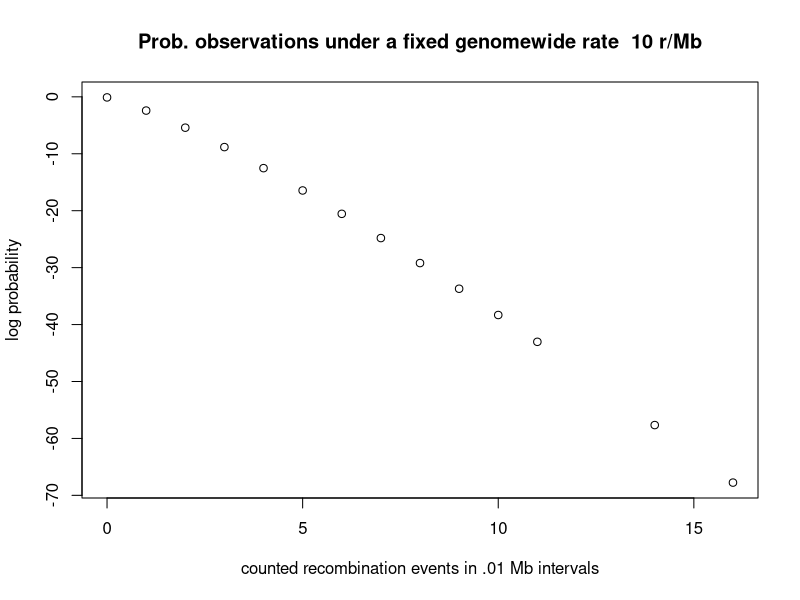

Generate this figure with R:
# I will be using the observed crosses in haploid drones from Liu 2015 to create a smoothed recombination map 
# to get estimated genetic positions for physical markers

# Load recombination map from Liu 2015
r <- read.csv("data/recomb_map/Liu_2015/S5_rates.csv")
colnames(r) <- c("linkage_group", "pos_Mb", "n_crossovers_per_drone", "rate")
# there were 43 drones, but the rates per drone must be heavily rounded
unique(43*r$n_crossovers_per_drone)

r$CO_counts <- round(r$rate/min(r[r$rate != 0, "rate"]))
r$CO_counts <- round(r$rate*43/10000) #equivalent. Need to round because of shortened decimal places when file was converted to .csv


sum(r$CO_counts) #2177 not expected 3505 -- are some missing? 
# Yes, emailed authors about the discrepancy and some are omitted because they fall in genome assembly gaps of unknown size.
# these gaps are not included in the genetic length either, but increase uncertainty about local recomb. rate in those regions.
unique(r$linkage_group)
# I could make a map based on the posterior probability based on # of crossovers observed:
# prior on local recombination rate (lambda) centered around mean for the whole genome -- gamma? not sure.
# calculate posterior
genome_length = dim(r)[1] #in .01 Mb units, this is the total length included in Liu 2015 (skips gaps)
mean_r = sum(r$CO_counts)/genome_length
#dpois(x = unique(r$CO_counts), lambda = mean_r)
plot(unique(r$CO_counts), 
     log(dpois(x = unique(r$CO_counts), lambda = mean_r)),
     main = paste("Prob. observations under a fixed genomewide rate ", round(mean_r, digits = 2)/.01, "r/Mb"),
     ylab = "log probability",
     xlab = "counted recombination events in .01 Mb intervals")
# how different are the LD based map and the posterior distribution based on the observed meioses?